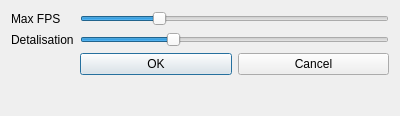
<?xml version="1.0" encoding="UTF-8"?>
<ui version="4.0">
 <class>TimeSettingsDialog</class>
 <widget class="QDialog" name="TimeSettingsDialog">
  <property name="geometry">
   <rect>
    <x>0</x>
    <y>0</y>
    <width>400</width>
    <height>116</height>
   </rect>
  </property>
  <property name="windowTitle">
   <string>Time settings</string>
  </property>
  <layout class="QVBoxLayout" name="verticalLayout">
   <item>
    <layout class="QFormLayout" name="settingsFormLayout">
     <item row="0" column="0">
      <widget class="QLabel" name="fpsLabel">
       <property name="text">
        <string>Max FPS</string>
       </property>
      </widget>
     </item>
     <item row="1" column="0">
      <widget class="QLabel" name="timelapseLabel">
       <property name="text">
        <string>Detalisation</string>
       </property>
      </widget>
     </item>
     <item row="2" column="1">
      <layout class="QHBoxLayout" name="acceptLayout">
       <property name="spacing">
        <number>6</number>
       </property>
       <property name="leftMargin">
        <number>0</number>
       </property>
       <property name="topMargin">
        <number>0</number>
       </property>
       <property name="rightMargin">
        <number>0</number>
       </property>
       <property name="bottomMargin">
        <number>0</number>
       </property>
       <item>
        <widget class="QPushButton" name="okButton">
         <property name="text">
          <string>OK</string>
         </property>
        </widget>
       </item>
       <item>
        <widget class="QPushButton" name="cancelButton">
         <property name="text">
          <string>Cancel</string>
         </property>
        </widget>
       </item>
      </layout>
     </item>
     <item row="0" column="1">
      <widget class="QSlider" name="fpsSlider">
       <property name="minimum">
        <number>1</number>
       </property>
       <property name="maximum">
        <number>120</number>
       </property>
       <property name="pageStep">
        <number>10</number>
       </property>
       <property name="value">
        <number>30</number>
       </property>
       <property name="orientation">
        <enum>Qt::Horizontal</enum>
       </property>
      </widget>
     </item>
     <item row="1" column="1">
      <widget class="QSlider" name="timelapseSlider">
       <property name="minimum">
        <number>1</number>
       </property>
       <property name="maximum">
        <number>100</number>
       </property>
       <property name="singleStep">
        <number>1</number>
       </property>
       <property name="value">
        <number>30</number>
       </property>
       <property name="orientation">
        <enum>Qt::Horizontal</enum>
       </property>
      </widget>
     </item>
    </layout>
   </item>
  </layout>
 </widget>
 <layoutdefault spacing="6" margin="11"/>
 <resources/>
 <connections>
  <connection>
   <sender>okButton</sender>
   <signal>clicked()</signal>
   <receiver>TimeSettingsDialog</receiver>
   <slot>accept()</slot>
   <hints>
    <hint type="sourcelabel">
     <x>224</x>
     <y>265</y>
    </hint>
    <hint type="destinationlabel">
     <x>199</x>
     <y>149</y>
    </hint>
   </hints>
  </connection>
  <connection>
   <sender>cancelButton</sender>
   <signal>clicked()</signal>
   <receiver>TimeSettingsDialog</receiver>
   <slot>reject()</slot>
   <hints>
    <hint type="sourcelabel">
     <x>323</x>
     <y>265</y>
    </hint>
    <hint type="destinationlabel">
     <x>199</x>
     <y>149</y>
    </hint>
   </hints>
  </connection>
 </connections>
</ui>
